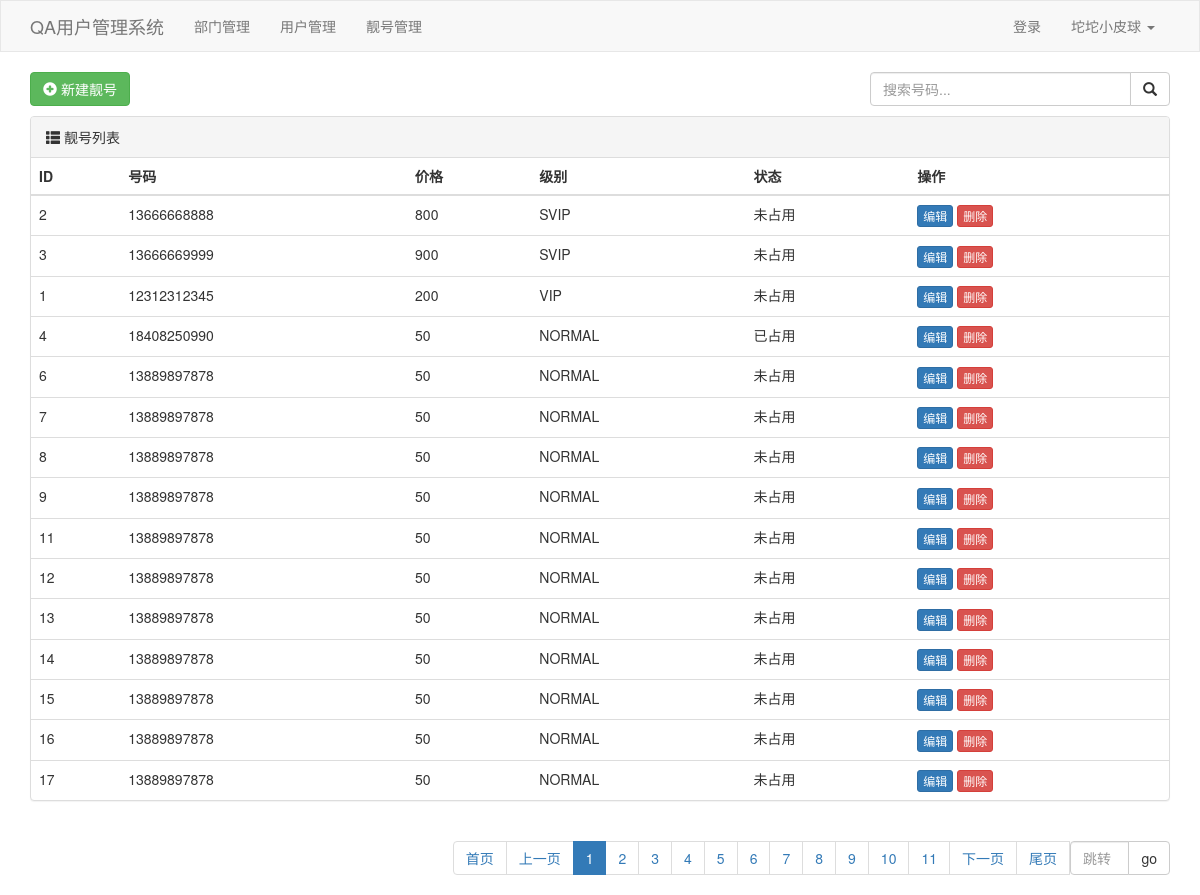
Page /phone/list/ on the committed database.
### Test_App/models.py (models this page shows)
class PhoneNumber(models.Model):
    mobile = models.CharField(verbose_name="靓号", max_length=11)
    price = models.IntegerField(verbose_name="价格", default=0)
    level_choices = (
        (1, "SVIP"),
        (2, "VIP"),
        (3, "NORMAL")
    )
    level = models.SmallIntegerField(
        verbose_name="级别", choices=level_choices, default=3)
    status_choices = (
        (1, "已占用"),
        (0, "未占用")
    )
    status = models.SmallIntegerField(
        verbose_name="状态", choices=status_choices, default=0)

### Test_App/views.py (the view)
# urls.py: path('phone/list/', views.phone_list),
def phone_list(request):
    data_dict = {}
    value = request.GET.get('q', "")  # 空字符串意思为，有q的值就拿，没有就是空
    if value:
        data_dict['mobile__contains'] = value
    queryset = PhoneNumber.objects.filter(**data_dict).order_by("level")
    pageNationObject = PageNation(request, queryset)
    return render(request, 'phone_list.html', {
        "page_queryset": pageNationObject.page_queryset,
        "value": value,
        "page_string": pageNationObject.html()
    })

### Test_App/templates/phone_list.html
{% extends 'layout.html' %}
{% block content %}
<div class="container">
    <div style="margin-bottom: 10px;">
        <a href="/phone/add/" class="btn btn-success">
            <span class="glyphicon glyphicon-plus-sign" aria-hidden="true"></span>
            新建靓号</a>
        <div style="float: right; width:300px;">
            <form method='get'>
                <div class="input-group">
                    <input type="text" name="q" class="form-control" placeholder="搜索号码..." value={{ value }}>
                    <span class="input-group-btn">
                    <button class="btn btn-default" type="submit">
                        <span class="glyphicon glyphicon-search" aria-hidden="true"></span>
                    </button>
                </div>
            </form>
        </div>
    </div>
    <div class="panel panel-default">
        <div class="panel-heading">
            <span class="glyphicon glyphicon-th-list" aria-hidden="true"></span>
            靓号列表
        </div>
        <table class="table">
            <thead>
                <tr>
                    <th>ID</th>
                    <th>号码</th>
                    <th>价格</th>
                    <th>级别</th>
                    <th>状态</th>
                    <th>操作</th>
                </tr>
            </thead>
            <tbody>
                {% for obj in page_queryset %}
                    <tr>
                        <td scope="row">{{ obj.id }}</th>
                        <td>{{ obj.mobile }}</td>
                        <td>{{ obj.price }}</td>
                        <td>{{ obj.get_level_display }}</td>
                        <td>{{ obj.get_status_display }}</td>
                        <td>
                            <a href="/phone/{{ obj.id }}/edit/" class="btn btn-primary btn-xs">编辑</a>
                            <a href="/phone/{{ obj.id }}/delete/" class="btn btn-danger btn-xs">删除</a>
                        </td>
                    </tr>
                {% endfor %}
        </table>
    </div>
    <ul class="pagination" style="float: right;">
        {{ page_string }}
    </ul>
</div>
{% endblock content %}

### rows in the picture
PhoneNumber: id "2", mobile "13666668888", price "800", level "SVIP", status "未占用"
PhoneNumber: id "3", mobile "13666669999", price "900", level "SVIP", status "未占用"
PhoneNumber: id "1", mobile "12312312345", price "200", level "VIP", status "未占用"
PhoneNumber: id "4", mobile "18408250990", price "50", level "NORMAL", status "已占用"
PhoneNumber: id "6", mobile "13889897878", price "50", level "NORMAL", status "未占用"
PhoneNumber: id "7", mobile "13889897878", price "50", level "NORMAL", status "未占用"
PhoneNumber: id "8", mobile "13889897878", price "50", level "NORMAL", status "未占用"
PhoneNumber: id "9", mobile "13889897878", price "50", level "NORMAL", status "未占用"
PhoneNumber: id "11", mobile "13889897878", price "50", level "NORMAL", status "未占用"
PhoneNumber: id "12", mobile "13889897878", price "50", level "NORMAL", status "未占用"
PhoneNumber: id "13", mobile "13889897878", price "50", level "NORMAL", status "未占用"
PhoneNumber: id "14", mobile "13889897878", price "50", level "NORMAL", status "未占用"
PhoneNumber: id "15", mobile "13889897878", price "50", level "NORMAL", status "未占用"
PhoneNumber: id "16", mobile "13889897878", price "50", level "NORMAL", status "未占用"
PhoneNumber: id "17", mobile "13889897878", price "50", level "NORMAL", status "未占用"
